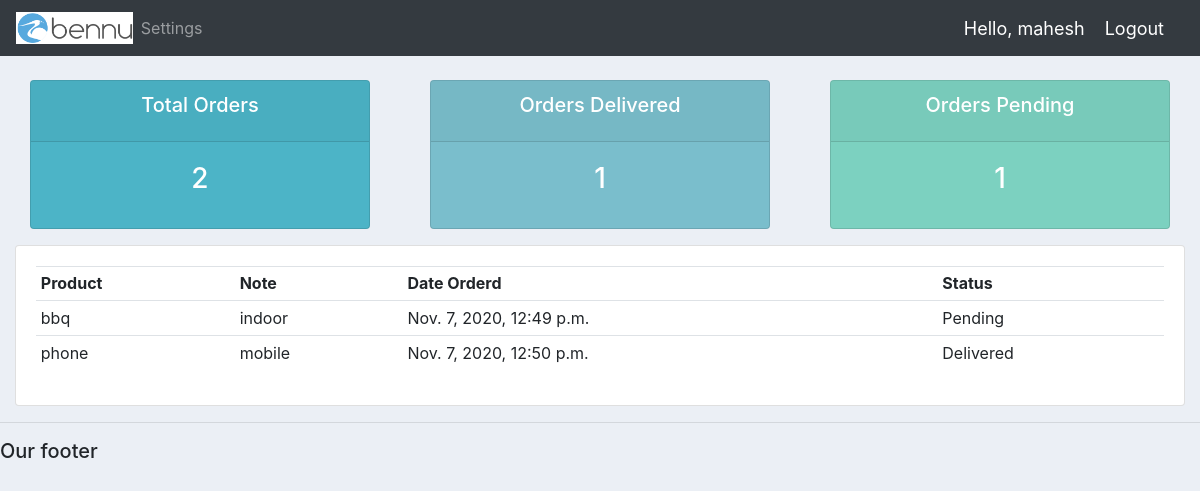
The page /user/ (signed in) on the database its author committed.
### accounts/models.py (models this page shows)
class Order(models.Model):
	STATUS = (
			('Pending', 'Pending'),
			('Out for delivery', 'Out for delivery'),
			('Delivered', 'Delivered'),
			)
	customer = models.ForeignKey(Customer, null=True, on_delete= models.SET_NULL)
	product = models.ForeignKey(Product, null=True, on_delete= models.SET_NULL)
	date_created = models.DateTimeField(auto_now_add=True, null=True)
	status = models.CharField(max_length=200, null=True, choices=STATUS)
	note = models.CharField(max_length=1000, null=True)
	def __str__(self):
		return self.product.name

class Product(models.Model):
	CATEGORY = (
			('Indoor', 'Indoor'),
			('Out Door', 'Out Door'),
			)
	name = models.CharField(max_length=200, null=True)
	price = models.FloatField(null=True)
	category = models.CharField(max_length=200, null=True, choices=CATEGORY)
	description = models.CharField(max_length=200, null=True, blank=True)
	date_created = models.DateTimeField(auto_now_add=True, null=True)
	tags = models.ManyToManyField(Tag)
	def __str__(self):
		return self.name

### accounts/decorators.py (the view)
        def wrapper_func(request, *args, **kwargs):
            group = None
            if request.user.groups.exists():
                group = request.user.groups.all()[0].name
            if group in allowed_roles:
                    return view_func(request, *args, **kwargs)
            else:
                    return HttpResponse('You are not authorized to view this page')

### accounts/views.py (called while the page is built)
@login_required(login_url='login')
@allowed_users(allowed_roles=['customer'])
def userPage(request):
	orders = request.user.customer.order_set.all()
	total_orders = orders.count()
	delivered = orders.filter(status='Delivered').count()
	pending = orders.filter(status='Pending').count()
	print('ORDERS:', orders)
	context = {'orders':orders, 'total_orders':total_orders,
	'delivered':delivered,'pending':pending}
	return render(request, 'accounts/user.html', context)

### accounts/templates/accounts/user.html
{%  extends 'accounts/main.html' %}
{% block content %}
{%  include 'accounts/status.html' %}
<div class="row">
	<div class="col-md">
		<div class="card card-body">
			<table class="table table-sm">
				<tr>
					<th>Product</th>
					<th>Note</th>
					<th>Date Orderd</th>
					<th>Status</th>
				</tr>
				{% for order in orders %}
				<tr>
					<td>{{order.product}}</td>
					<td>{{order.note}}</td>
					<td>{{order.date_created}}</td>
					<td>{{order.status}}</td>
				</tr>
				{% endfor %}
			</table>
		</div>
	</div>
</div>
{% endblock content %}

### accounts/templates/accounts/navbar.html (shortened to what this page needs)
{% load static %}
<nav class="navbar navbar-expand-lg navbar-dark bg-dark">
 <img id="imagelogo" src="{% static 'images/benlogo.png' %}">
  <div class="collapse navbar-collapse" id="navbarNav">
    <ul class="navbar-nav">
      {% if request.user.is_staff %}
      <li class="nav-item active">
        <a class="nav-link" href="{% url 'home' %}">Dashboard</a>
      </li>
      <li class="nav-item">
        <a class="nav-link" href="{% url 'products' %}">Products</a>
      </li>
      {% else %}
        <li class="nav-item">
          <a class="nav-link" href="{% url 'account' %}">Settings</a>
        </li>
      {% endif %}
    </ul>
  </div>
  <span class="hello-msg">Hello, {{request.user}}</span>
  <span ><a  class="hello-msg" href="{% url 'logout' %}">Logout</a></span>
</nav>

### static/css/main.css (style rules this page uses)
body { background-color: #ebeff5; }
#imagelogo { width: 10% }

### accounts/templates/accounts/navbar.html (style rules this page uses)
.hello-msg { font-size: 18px; color: #fff; margin-right: 20px; }

### rows shown on the page
Order: product "bbq", note "indoor", date_created "Nov. 7, 2020, 12:49 p.m.", status "Pending"
Order: product "phone", note "mobile", date_created "Nov. 7, 2020, 12:50 p.m.", status "Delivered"

### other values the page prints
{{ request.user }} "mahesh"
{{ total_orders }} "2"
{{ delivered }} "1"
{{ pending }} "1"
